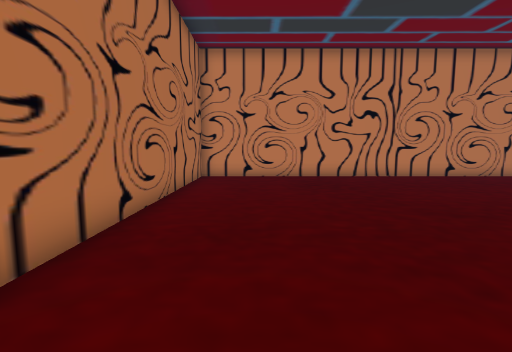
view 1 (above)

19 first-person views from a walk through a Unity game level. The camera is 1.4 m above the floor, tilts 6° down and sees 85° across. The floor is counted in squares, 1 m on a side. Each view is taken from the middle of a square. On the plan, view 1 faces up. The plan holds only what a view shows up to about 14 squares ahead; the rest is blank. The place goes on beyond the plan.

view 2
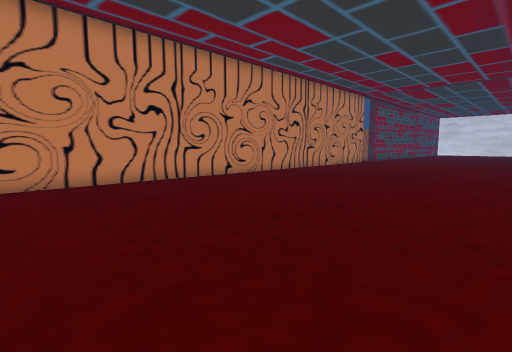

view 3
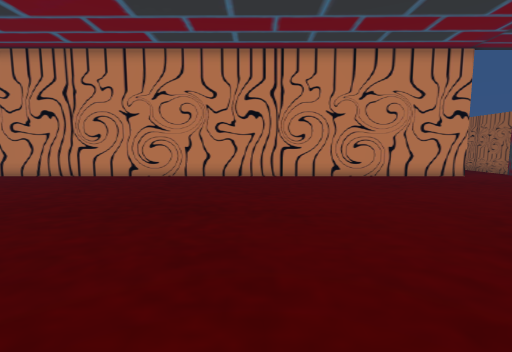

view 4
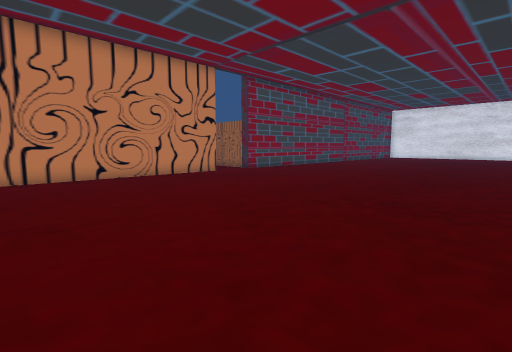

view 5
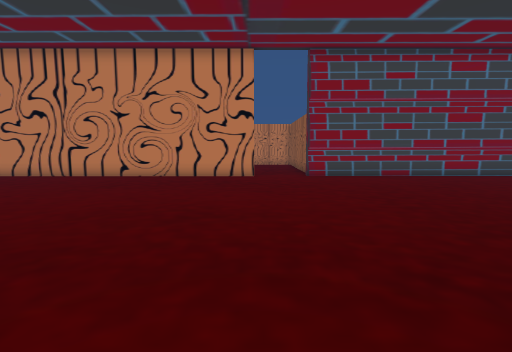

view 6
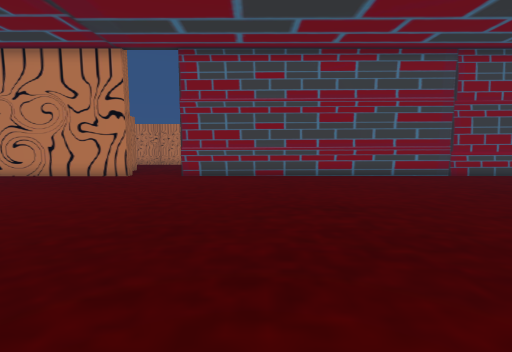

view 7
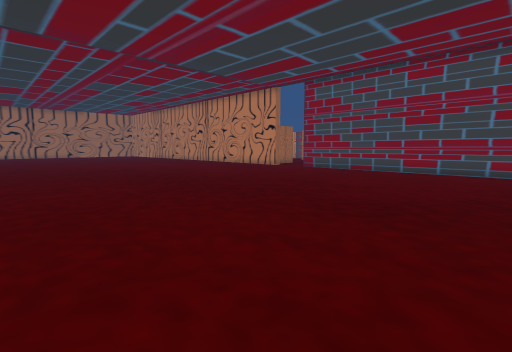

view 8
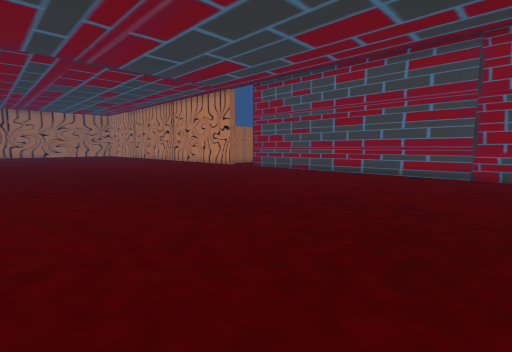

view 9
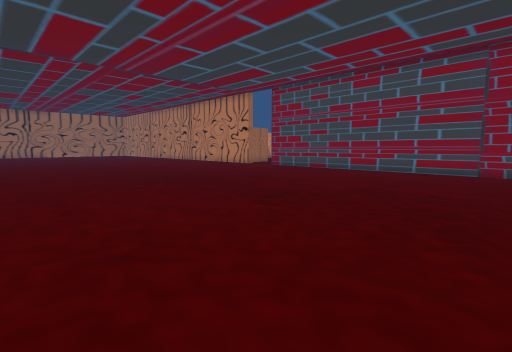

view 10
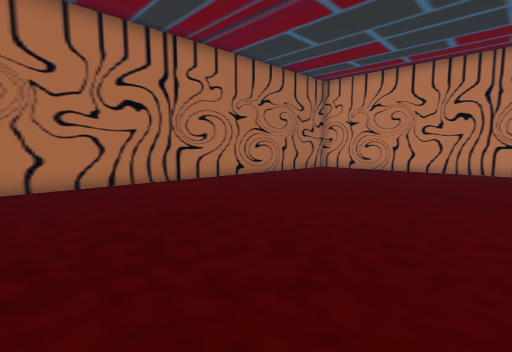

view 11
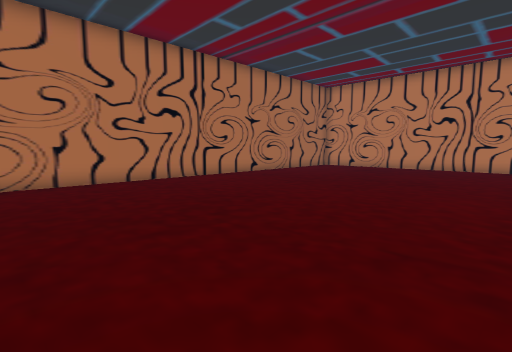

view 12
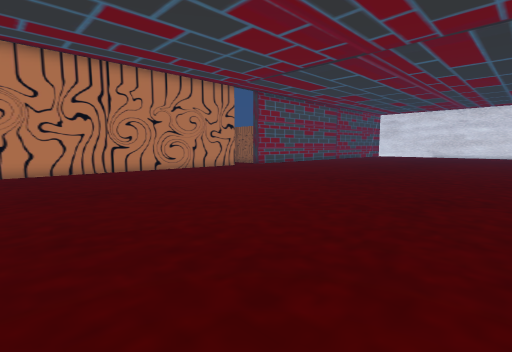

view 13
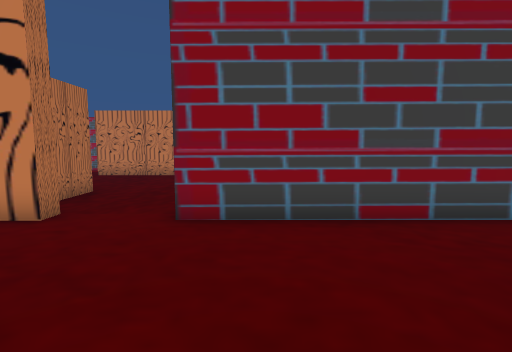

view 14
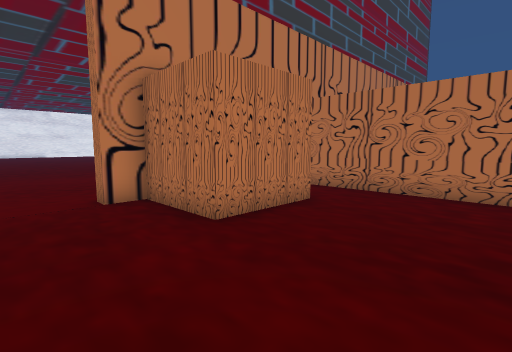

view 15
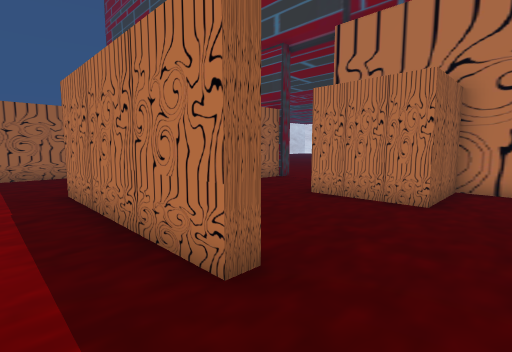

view 16
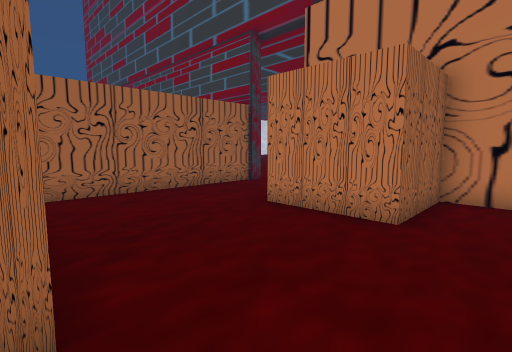

view 17
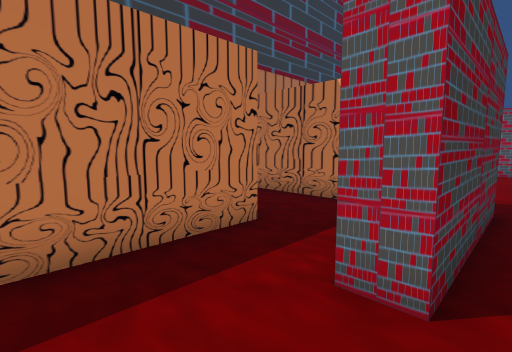

view 18
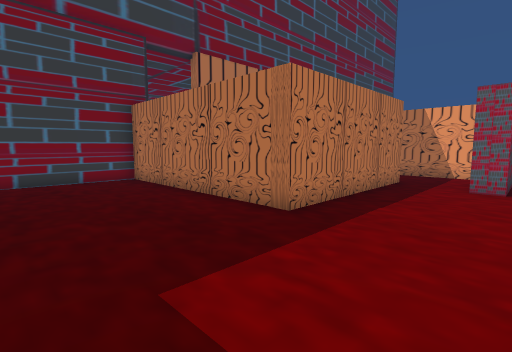

view 19
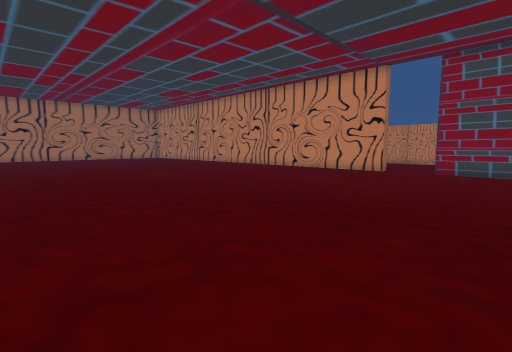

### Floor plan
Points are (right, up) in squares from view 1. A wall is a line through its corners. A room is listed if a view was taken in it or the views show most of it. See-through windows are left out.
Room 1 (views 1, 2, 3, 4, 5, 6, 7, 8, 9, 10, 11, 12, 13, 14, 15, 16, 19)
walls: (19.2, 13.7) (20.7, 13.7) (20.7, 16.7) (23.8, 16.7) (23.8, 13.7) (24.9, 13.7) (24.9, 13.2) (-2.6, 13.2) (-2.6, -5.6); (27.7, 13.8) (27.7, 20.9); (25, 21.7) (21.2, 21.7) (21.2, 22.3); (18.2, 24.1) (18.2, 15); (42.5, 13.2) (27.5, 13.2) (27.5, 13.9)
ways out: opening at (22, 23.5) to room 2
Room 2 (views 17, 18)
walls: (33.6, 21.1) (33.6, 23.5); (22.5, 25.5) (22.5, 24.6); (21.2, 22.3) (28.2, 22.3) (28.2, 13.7) (32.5, 13.7)
ways out: opening at (22, 23.5) to room 1; opening at (22, 26)

Where each view was taken, in squares from view 1:
view 1: 0 up, 0 right, facing up
view 2: 2 up, 0 right, facing up-right
view 3: 0 up, 15 right, facing up
view 4: 0 up, 15 right, facing up-right
view 5: 0 up, 25 right, facing up
view 6: 0 up, 31 right, facing up
view 7: 3 down, 39 right, facing up-left
view 8: 1 down, 42 right, facing up-left
view 9: 3 down, 42 right, facing up-left
view 10: 4 down, 8 right, facing up-left
view 11: 6 down, 9 right, facing up-left
view 12: 3 down, 11 right, facing up-right
view 13: 8 up, 29 right, facing up
view 14: 21 up, 27 right, facing down-left
view 15: 24 up, 19 right, facing down-right
view 16: 22 up, 19 right, facing down-right
view 17: 26 up, 25 right, facing down-left
view 18: 26 up, 33 right, facing down-left
view 19: 3 down, 31 right, facing up-left
